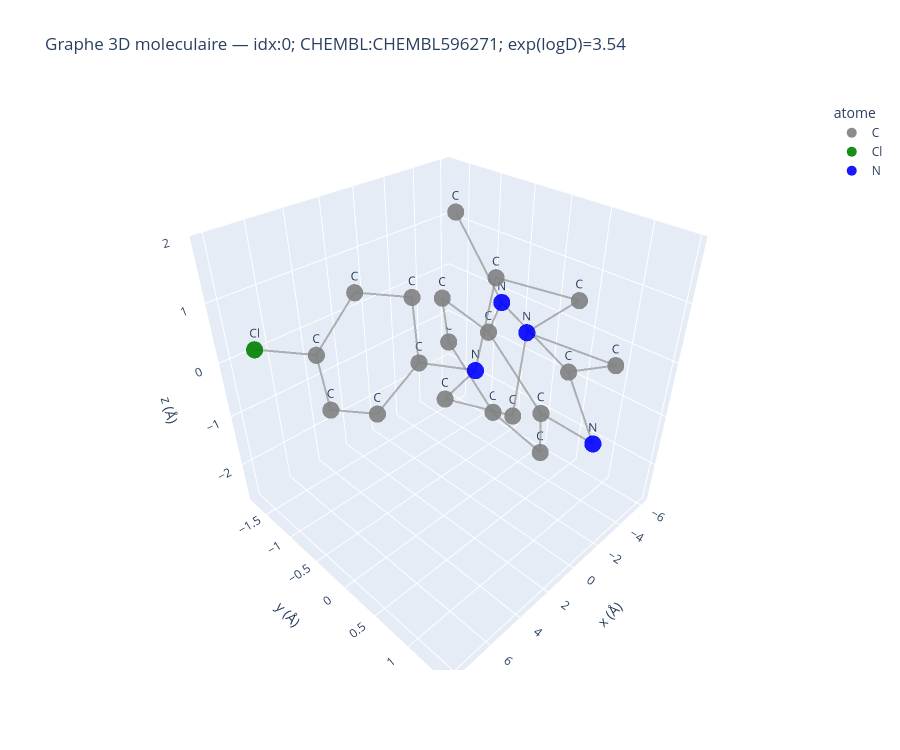
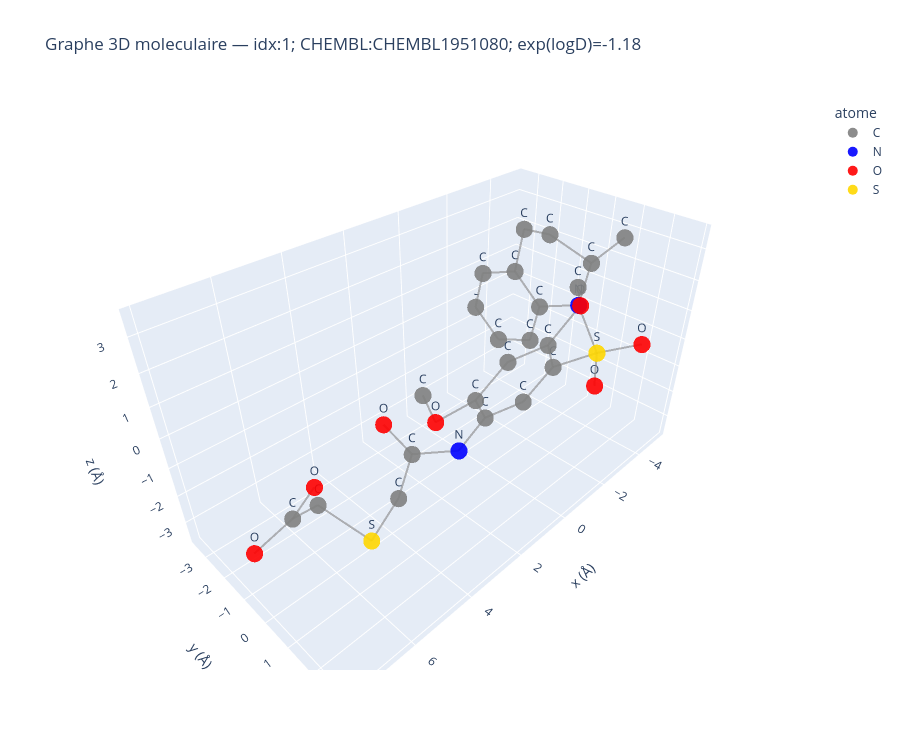
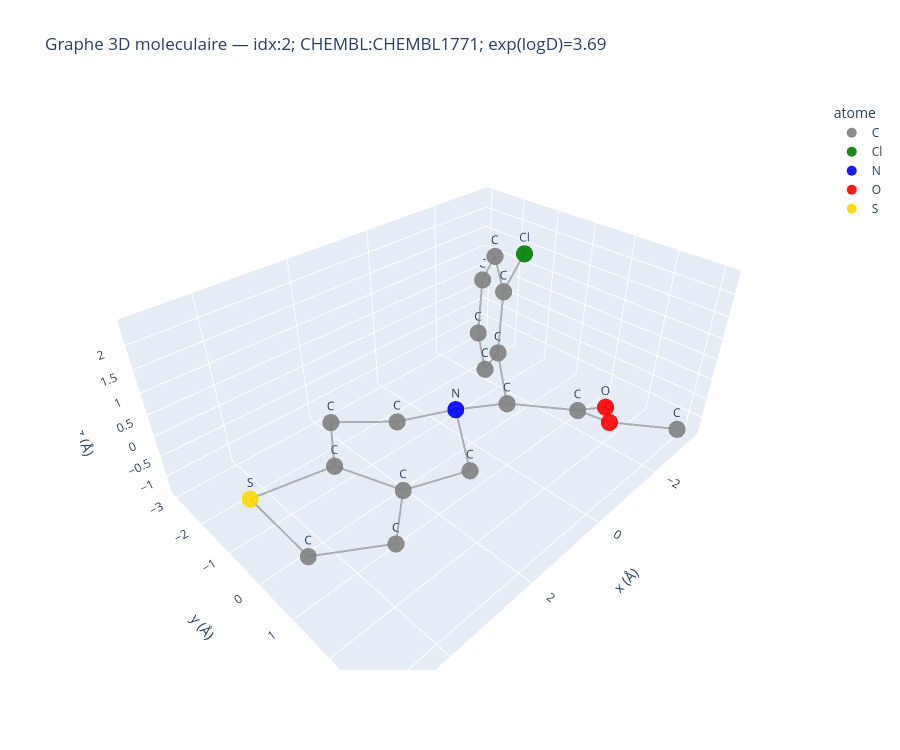

Notebook code cell kept with these figures, in order:
### Code cell
from rdkit import Chem
from rdkit.Chem import AllChem
import plotly.graph_objects as go


ATOM_COLORS = {
    'C': 'grey', 'N': 'blue', 'O': 'red', 'S': 'gold',
    'Cl': 'green', 'F': 'lightgreen', 'Br': 'darkred',
    'P': 'orange', 'H': 'white',
}

def plot_molecule_graph_3d(sample_idx: int, marker_size: int = 10, add_hydrogens: bool = False):

    row = df_final.iloc[sample_idx]
    smile = row['smiles']

    mol = Chem.MolFromSmiles(smile)
    if add_hydrogens:
        mol = Chem.AddHs(mol)


    mol = Chem.Mol(mol)
    embed_status = AllChem.EmbedMolecule(mol, randomSeed=42)
    if embed_status != 0:
        AllChem.EmbedMolecule(mol, useRandomCoords=True, randomSeed=42)
    AllChem.MMFFOptimizeMolecule(mol)

    conf = mol.GetConformer()
    coords = conf.GetPositions()  # shape (n_atoms, 3)
    symbols = [atom.GetSymbol() for atom in mol.GetAtoms()]

    fig = go.Figure()


    edge_x, edge_y, edge_z = [], [], []
    for bond in mol.GetBonds():
        i, j = bond.GetBeginAtomIdx(), bond.GetEndAtomIdx()
        p1, p2 = coords[i], coords[j]
        edge_x += [p1[0], p2[0], None]
        edge_y += [p1[1], p2[1], None]
        edge_z += [p1[2], p2[2], None]

    fig.add_trace(
        go.Scatter3d(
            x=edge_x, y=edge_y, z=edge_z,
            mode='lines',
            line=dict(color='rgba(80,80,80,0.6)', width=4),
            name='bonds', hoverinfo='none', showlegend=False,
        )
    )


    for element in sorted(set(symbols)):
        mask = [s == element for s in symbols]
        fig.add_trace(
            go.Scatter3d(
                x=coords[mask, 0], y=coords[mask, 1], z=coords[mask, 2],
                mode='markers+text',
                marker=dict(size=marker_size, color=ATOM_COLORS.get(element, 'purple'), opacity=0.9),
                text=[element] * sum(mask), textposition='top center',
                name=element,
            )
        )

    exp_txt = f'{row.exp:.2f}' if pd.notna(row.exp) else 'NA'
    fig.update_layout(
        title=f'Graphe 3D moleculaire — idx:{sample_idx}; CHEMBL:{row.CMPD_CHEMBLID}; exp(logD)={exp_txt}',
        height=750, legend_title_text='atome',
        scene=dict(xaxis_title='x (Å)', yaxis_title='y (Å)', zaxis_title='z (Å)'),
    )

    html_filename = f'mol_graph_{sample_idx}_{row.CMPD_CHEMBLID}.html'
    show_and_export(fig, html_filename)


for i in range(min(3, len(df_final))):
    plot_molecule_graph_3d(i)

### Figure 1 — Plotly figure (JSON) as saved in the notebook; plotly's stock layout.template omitted (floating-point values rounded to 4 significant figures)
{"data": [{"hoverinfo": "none", "line": {"color": "rgba(80,80,80,0.6)", "width": 4}, "mode": "lines", "name": "bonds", "showlegend": false, "type": "scatter3d", "x": [-3.116, -3.397, null, -3.397, -2.724, null, -2.724, -1.608, null, -1.608, -0.4361, null, -0.4361, 0.445, null, 0.445, 1.82, null, 1.82, 2.468, null, 2.468, 1.626, null, 1.626, 0.2552, null, 2.468, 3.79, null, 3.79, 4.59, null, 4.59, 5.925, null, 5.925, 6.488, null, 6.488, 8.13, null, 6.488, 5.734, null, 5.734, 4.4, null, -2.724, -3.212, null, -3.212, -4.228, null, -4.228, -5.079, null, -5.079, -6.039, null, -6.039, -6.152, null, -6.152, -5.315, null, -5.315, -4.364, null, -4.364, -3.397, null, 0.2552, -0.4361, null, 4.4, 3.79, null, -4.364, -4.228, null], "y": [-0.9632, -0.2944, null, -0.2944, 0.7905, null, 0.7905, 1.457, null, 1.457, 0.6001, null, 0.6001, 1.276, null, 1.276, 0.6138, null, 0.6138, 0.5366, null, 0.5366, -0.05945, null, -0.05945, 0.6197, null, 0.5366, 0.08553, null, 0.08553, 0.2208, null, 0.2208, -0.1772, null, -0.1772, -0.7064, null, -0.7064, -1.204, null, -0.7064, -0.8369, null, -0.8369, -0.4339, null, 0.7905, 1.142, null, 1.142, 0.2513, null, 0.2513, 0.1637, null, 0.1637, -0.8517, null, -0.8517, -1.755, null, -1.755, -1.687, null, -1.687, -0.6635, null, -0.6635, -0.2944, null, 0.6197, 0.6001, null, -0.4339, 0.08553, null, -0.6635, 0.2513, null], "z": [1.66, 0.4098, null, 0.4098, -0.08345, null, -0.08345, 0.6392, null, 0.6392, 0.7852, null, 0.7852, 1.745, null, 1.745, 1.868, null, 1.868, 0.5584, null, 0.5584, -0.4815, null, -0.4815, -0.5154, null, 0.5584, 0.5777, null, 0.5777, 1.721, null, 1.721, 1.734, null, 1.734, 0.5805, null, 0.5805, 0.5871, null, 0.5805, -0.5779, null, -0.5779, -0.573, null, -0.08345, -1.259, null, -1.259, -1.524, null, -1.524, -2.636, null, -2.636, -2.654, null, -2.654, -1.598, null, -1.598, -0.4809, null, -0.4809, -0.4835, null, -0.4835, 0.4098, null, -0.5154, 0.7852, null, -0.573, 0.5777, null, -0.4835, -1.524, null]}, {"marker": {"color": "grey", "opacity": 0.9, "size": 10}, "mode": "markers+text", "name": "C", "text": ["C", "C", "C", "C", "C", "C", "C", "C", "C", "C", "C", "C", "C", "C", "C", "C", "C", "C", "C"], "textposition": "top center", "type": "scatter3d", "x": [-3.116, -2.724, -1.608, 0.445, 1.82, 1.626, 0.2552, 3.79, 4.59, 5.925, 6.488, 5.734, 4.4, -4.228, -5.079, -6.039, -6.152, -5.315, -4.364], "y": [-0.9632, 0.7905, 1.457, 1.276, 0.6138, -0.05945, 0.6197, 0.08553, 0.2208, -0.1772, -0.7064, -0.8369, -0.4339, 0.2513, 0.1637, -0.8517, -1.755, -1.687, -0.6635], "z": [1.66, -0.08345, 0.6392, 1.745, 1.868, -0.4815, -0.5154, 0.5777, 1.721, 1.734, 0.5805, -0.5779, -0.573, -1.524, -2.636, -2.654, -1.598, -0.4809, -0.4835]}, {"marker": {"color": "green", "opacity": 0.9, "size": 10}, "mode": "markers+text", "name": "Cl", "text": ["Cl"], "textposition": "top center", "type": "scatter3d", "x": [8.13], "y": [-1.204], "z": [0.5871]}, {"marker": {"color": "blue", "opacity": 0.9, "size": 10}, "mode": "markers+text", "name": "N", "text": ["N", "N", "N", "N"], "textposition": "top center", "type": "scatter3d", "x": [-3.397, -0.4361, 2.468, -3.212], "y": [-0.2944, 0.6001, 0.5366, 1.142], "z": [0.4098, 0.7852, 0.5584, -1.259]}], "layout": {"height": 750, "legend": {"title": {"text": "atome"}}, "scene": {"xaxis": {"title": {"text": "x (Å)"}}, "yaxis": {"title": {"text": "y (Å)"}}, "zaxis": {"title": {"text": "z (Å)"}}}, "title": {"text": "Graphe 3D moleculaire — idx:0; CHEMBL:CHEMBL596271; exp(logD)=3.54"}}}

### Figure 2 — Plotly figure (JSON) as saved in the notebook; plotly's stock layout.template omitted (floating-point values rounded to 4 significant figures)
{"data": [{"hoverinfo": "none", "line": {"color": "rgba(80,80,80,0.6)", "width": 4}, "mode": "lines", "name": "bonds", "showlegend": false, "type": "scatter3d", "x": [3.609, 3.007, null, 3.007, 1.645, null, 1.645, 0.9756, null, 0.9756, -0.4044, null, -0.4044, -1.065, null, -1.065, -0.1703, null, -0.4044, -1.118, null, -1.118, -0.4637, null, -0.4637, 0.9041, null, 0.9041, 1.457, null, 1.457, 2.472, null, 2.472, 2.835, null, 2.472, 3.076, null, 3.076, 4.736, null, 4.736, 5.528, null, 5.528, 6.664, null, 6.664, 7.835, null, 6.664, 6.222, null, -1.118, -2.852, null, -2.852, -3.156, null, -2.852, -3.169, null, -2.852, -3.572, null, -3.572, -3.65, null, -3.65, -5.097, null, -3.65, -2.945, null, -2.945, -3.452, null, -3.452, -3.364, null, -3.364, -3.264, null, -3.264, -3.205, null, -3.205, -3.263, null, -3.263, -3.369, null, -3.369, -3.386, null, 0.9041, 1.645, null, -3.386, -3.572, null, -3.386, -3.364, null], "y": [1.033, 0.8257, null, 0.8257, 0.9465, null, 0.9465, 1.427, null, 1.427, 1.651, null, 1.651, 2.084, null, 2.084, 2.525, null, 1.651, 1.39, null, 1.39, 0.9218, null, 0.9218, 0.6613, null, 0.6613, 0.1711, null, 0.1711, -0.7599, null, -0.7599, -1.545, null, -0.7599, -0.762, null, -0.762, -0.0201, null, -0.0201, -1.253, null, -1.253, -0.6377, null, -0.6377, -0.6456, null, -0.6377, -0.0981, null, 1.39, 1.705, null, 1.705, 2.932, null, 1.705, 1.604, null, 1.705, 0.3946, null, 0.3946, 0.6081, null, 0.6081, 0.747, null, 0.6081, -0.4708, null, -0.4708, -1.84, null, -1.84, -2.033, null, -2.033, -3.338, null, -3.338, -3.578, null, -3.578, -2.512, null, -2.512, -1.211, null, -1.211, -0.9489, null, 0.6613, 0.9465, null, -0.9489, 0.3946, null, -0.9489, -2.033, null], "z": [1.459, 0.1859, null, 0.1859, 0.2353, null, 0.2353, 1.366, null, 1.366, 1.37, null, 1.37, 2.483, null, 2.483, 3.5, null, 1.37, 0.2027, null, 0.2027, -0.9373, null, -0.9373, -0.9172, null, -0.9172, -2.109, null, -2.109, -2.194, null, -2.194, -1.321, null, -2.194, -3.575, null, -3.575, -3.541, null, -3.541, -2.463, null, -2.463, -1.702, null, -1.702, -2.054, null, -1.702, -0.539, null, 0.2027, 0.03977, null, 0.03977, 0.7498, null, 0.03977, -1.372, null, 0.03977, 0.8753, null, 0.8753, 2.333, null, 2.333, 2.74, null, 2.333, 3.119, null, 3.119, 2.737, null, 2.737, 1.26, null, 1.26, 0.774, null, 0.774, -0.595, null, -0.595, -1.484, null, -1.484, -0.9988, null, -0.9988, 0.3727, null, -0.9172, 0.2353, null, 0.3727, 0.8753, null, 0.3727, 1.26, null]}, {"marker": {"color": "grey", "opacity": 0.9, "size": 10}, "mode": "markers+text", "name": "C", "text": ["C", "C", "C", "C", "C", "C", "C", "C", "C", "C", "C", "C", "C", "C", "C", "C", "C", "C", "C", "C", "C", "C"], "textposition": "top center", "type": "scatter3d", "x": [3.609, 1.645, 0.9756, -0.4044, -0.1703, -1.118, -0.4637, 0.9041, 2.472, 3.076, 5.528, 6.664, -3.65, -5.097, -2.945, -3.452, -3.364, -3.264, -3.205, -3.263, -3.369, -3.386], "y": [1.033, 0.9465, 1.427, 1.651, 2.525, 1.39, 0.9218, 0.6613, -0.7599, -0.762, -1.253, -0.6377, 0.6081, 0.747, -0.4708, -1.84, -2.033, -3.338, -3.578, -2.512, -1.211, -0.9489], "z": [1.459, 0.2353, 1.366, 1.37, 3.5, 0.2027, -0.9373, -0.9172, -2.194, -3.575, -2.463, -1.702, 2.333, 2.74, 3.119, 2.737, 1.26, 0.774, -0.595, -1.484, -0.9988, 0.3727]}, {"marker": {"color": "blue", "opacity": 0.9, "size": 10}, "mode": "markers+text", "name": "N", "text": ["N", "N"], "textposition": "top center", "type": "scatter3d", "x": [1.457, -3.572], "y": [0.1711, 0.3946], "z": [-2.109, 0.8753]}, {"marker": {"color": "red", "opacity": 0.9, "size": 10}, "mode": "markers+text", "name": "O", "text": ["O", "O", "O", "O", "O", "O", "O"], "textposition": "top center", "type": "scatter3d", "x": [3.007, -1.065, 2.835, 7.835, 6.222, -3.156, -3.169], "y": [0.8257, 2.084, -1.545, -0.6456, -0.0981, 2.932, 1.604], "z": [0.1859, 2.483, -1.321, -2.054, -0.539, 0.7498, -1.372]}, {"marker": {"color": "gold", "opacity": 0.9, "size": 10}, "mode": "markers+text", "name": "S", "text": ["S", "S"], "textposition": "top center", "type": "scatter3d", "x": [4.736, -2.852], "y": [-0.0201, 1.705], "z": [-3.541, 0.03977]}], "layout": {"height": 750, "legend": {"title": {"text": "atome"}}, "scene": {"xaxis": {"title": {"text": "x (Å)"}}, "yaxis": {"title": {"text": "y (Å)"}}, "zaxis": {"title": {"text": "z (Å)"}}}, "title": {"text": "Graphe 3D moleculaire — idx:1; CHEMBL:CHEMBL1951080; exp(logD)=-1.18"}}}

### Figure 3 — Plotly figure (JSON) as saved in the notebook; plotly's stock layout.template omitted (floating-point values rounded to 4 significant figures)
{"data": [{"hoverinfo": "none", "line": {"color": "rgba(80,80,80,0.6)", "width": 4}, "mode": "lines", "name": "bonds", "showlegend": false, "type": "scatter3d", "x": [-3.047, -2.457, null, -2.457, -1.378, null, -1.378, -0.955, null, -1.378, -0.7776, null, -0.7776, 0.6022, null, 0.6022, 1.16, null, 1.16, 2.543, null, 2.543, 3.367, null, 3.367, 5.033, null, 5.033, 5.084, null, 5.084, 3.864, null, 3.864, 2.849, null, 2.849, 1.412, null, -0.7776, -1.718, null, -1.718, -2.191, null, -2.191, -3.067, null, -3.067, -3.487, null, -3.487, -3.03, null, -3.03, -2.152, null, -2.152, -1.654, null, 1.412, 0.6022, null, 2.849, 3.367, null, -2.152, -1.718, null], "y": [3.11, 1.83, null, 1.83, 1.655, null, 1.655, 2.509, null, 1.655, 0.2625, null, 0.2625, 0.069, null, 0.069, -1.121, null, -1.121, -1.514, null, -1.514, -0.2871, null, -0.2871, -0.3187, null, -0.3187, 1.379, null, 1.379, 1.96, null, 1.96, 0.9895, null, 0.9895, 1.244, null, 0.2625, -0.8545, null, -0.8545, -1.646, null, -1.646, -2.704, null, -2.704, -2.983, null, -2.983, -2.203, null, -2.203, -1.143, null, -1.143, -0.2336, null, 1.244, 0.069, null, 0.9895, -0.2871, null, -1.143, -0.8545, null], "z": [-1.032, -1.234, null, -1.234, -0.4136, null, -0.4136, 0.3552, null, -0.4136, -0.6568, null, -0.6568, -0.1796, null, -0.1796, -0.8423, null, -0.8423, -0.309, null, -0.309, -0.1662, null, -0.1662, 0.149, null, 0.149, 0.1788, null, 0.1788, -0.05043, null, -0.05043, -0.2525, null, -0.2525, -0.5498, null, -0.6568, -0.2895, null, -0.2895, -1.344, null, -1.344, -1.114, null, -1.114, 0.1817, null, 0.1817, 1.24, null, 1.24, 1.009, null, 1.009, 2.382, null, -0.5498, -0.1796, null, -0.2525, -0.1662, null, 1.009, -0.2895, null]}, {"marker": {"color": "grey", "opacity": 0.9, "size": 10}, "mode": "markers+text", "name": "C", "text": ["C", "C", "C", "C", "C", "C", "C", "C", "C", "C", "C", "C", "C", "C", "C", "C"], "textposition": "top center", "type": "scatter3d", "x": [-3.047, -1.378, -0.7776, 1.16, 2.543, 3.367, 5.084, 3.864, 2.849, 1.412, -1.718, -2.191, -3.067, -3.487, -3.03, -2.152], "y": [3.11, 1.655, 0.2625, -1.121, -1.514, -0.2871, 1.379, 1.96, 0.9895, 1.244, -0.8545, -1.646, -2.704, -2.983, -2.203, -1.143], "z": [-1.032, -0.4136, -0.6568, -0.8423, -0.309, -0.1662, 0.1788, -0.05043, -0.2525, -0.5498, -0.2895, -1.344, -1.114, 0.1817, 1.24, 1.009]}, {"marker": {"color": "green", "opacity": 0.9, "size": 10}, "mode": "markers+text", "name": "Cl", "text": ["Cl"], "textposition": "top center", "type": "scatter3d", "x": [-1.654], "y": [-0.2336], "z": [2.382]}, {"marker": {"color": "blue", "opacity": 0.9, "size": 10}, "mode": "markers+text", "name": "N", "text": ["N"], "textposition": "top center", "type": "scatter3d", "x": [0.6022], "y": [0.069], "z": [-0.1796]}, {"marker": {"color": "red", "opacity": 0.9, "size": 10}, "mode": "markers+text", "name": "O", "text": ["O", "O"], "textposition": "top center", "type": "scatter3d", "x": [-2.457, -0.955], "y": [1.83, 2.509], "z": [-1.234, 0.3552]}, {"marker": {"color": "gold", "opacity": 0.9, "size": 10}, "mode": "markers+text", "name": "S", "text": ["S"], "textposition": "top center", "type": "scatter3d", "x": [5.033], "y": [-0.3187], "z": [0.149]}], "layout": {"height": 750, "legend": {"title": {"text": "atome"}}, "scene": {"xaxis": {"title": {"text": "x (Å)"}}, "yaxis": {"title": {"text": "y (Å)"}}, "zaxis": {"title": {"text": "z (Å)"}}}, "title": {"text": "Graphe 3D moleculaire — idx:2; CHEMBL:CHEMBL1771; exp(logD)=3.69"}}}
